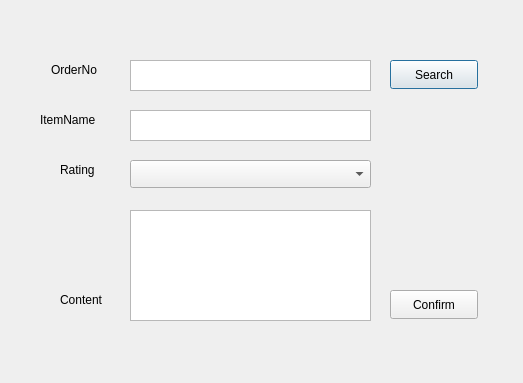
<?xml version="1.0" encoding="UTF-8"?>
<ui version="4.0">
 <class>insert_s1</class>
 <widget class="QDialog" name="insert_s1">
  <property name="geometry">
   <rect>
    <x>0</x>
    <y>0</y>
    <width>523</width>
    <height>383</height>
   </rect>
  </property>
  <property name="windowTitle">
   <string>Dialog</string>
  </property>
  <widget class="QPlainTextEdit" name="textEdit_orderNo">
   <property name="geometry">
    <rect>
     <x>130</x>
     <y>60</y>
     <width>241</width>
     <height>31</height>
    </rect>
   </property>
  </widget>
  <widget class="QLabel" name="label">
   <property name="geometry">
    <rect>
     <x>51</x>
     <y>60</y>
     <width>61</width>
     <height>20</height>
    </rect>
   </property>
   <property name="text">
    <string>OrderNo</string>
   </property>
  </widget>
  <widget class="QPushButton" name="btn_search">
   <property name="geometry">
    <rect>
     <x>390</x>
     <y>60</y>
     <width>88</width>
     <height>29</height>
    </rect>
   </property>
   <property name="text">
    <string>Search</string>
   </property>
  </widget>
  <widget class="QPlainTextEdit" name="textEdit_itemName">
   <property name="geometry">
    <rect>
     <x>130</x>
     <y>110</y>
     <width>241</width>
     <height>31</height>
    </rect>
   </property>
  </widget>
  <widget class="QLabel" name="label_2">
   <property name="geometry">
    <rect>
     <x>40</x>
     <y>110</y>
     <width>71</width>
     <height>20</height>
    </rect>
   </property>
   <property name="text">
    <string>ItemName</string>
   </property>
  </widget>
  <widget class="QPlainTextEdit" name="textEdit_review">
   <property name="geometry">
    <rect>
     <x>130</x>
     <y>210</y>
     <width>241</width>
     <height>111</height>
    </rect>
   </property>
  </widget>
  <widget class="QPushButton" name="btn_confirm">
   <property name="geometry">
    <rect>
     <x>390</x>
     <y>290</y>
     <width>88</width>
     <height>29</height>
    </rect>
   </property>
   <property name="text">
    <string>Confirm</string>
   </property>
  </widget>
  <widget class="QComboBox" name="comboBox">
   <property name="geometry">
    <rect>
     <x>130</x>
     <y>160</y>
     <width>241</width>
     <height>28</height>
    </rect>
   </property>
  </widget>
  <widget class="QLabel" name="label_3">
   <property name="geometry">
    <rect>
     <x>60</x>
     <y>160</y>
     <width>62</width>
     <height>20</height>
    </rect>
   </property>
   <property name="text">
    <string>Rating</string>
   </property>
  </widget>
  <widget class="QLabel" name="label_4">
   <property name="geometry">
    <rect>
     <x>60</x>
     <y>290</y>
     <width>62</width>
     <height>20</height>
    </rect>
   </property>
   <property name="text">
    <string>Content</string>
   </property>
  </widget>
 </widget>
 <resources/>
 <connections/>
</ui>
